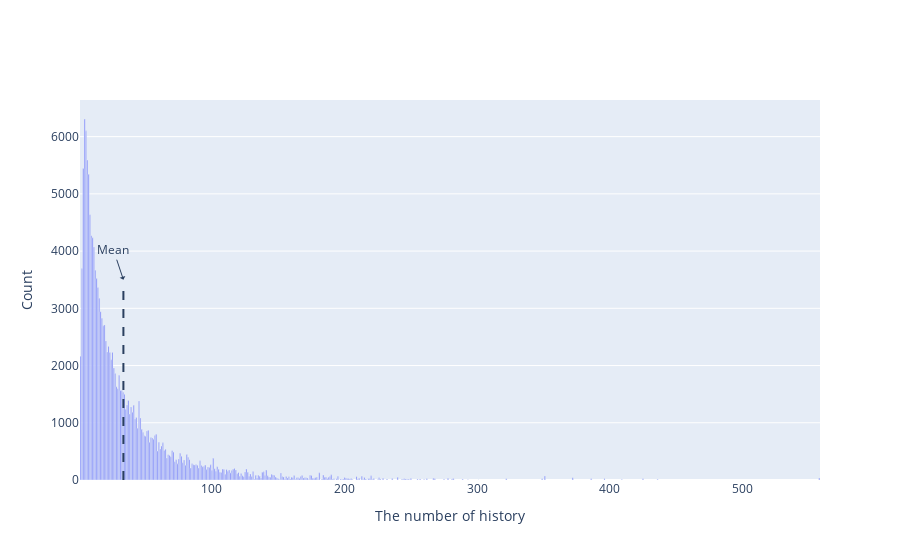

The notebook cell saved with this chart:
### Code cell
num = 0
for i in range(len(hist_df)):
    num = num + hist_df['Count'][i]*hist_df['Num of history'][i]
mean = num/sum(hist_df['Count'])
fig = go.Figure()
fig.add_trace(go.Bar(x=hist_df['Num of history'], y=hist_df['Count']))
fig.add_shape(go.layout.Shape(type='line', xref='x', yref='paper',
                        x0=mean, y0=0, x1=mean, y1=0.5, line={'dash': 'dash'}),)
fig.add_annotation(x=mean, y=3500, text='Mean', showarrow=True, arrowhead=1)
fig.update_layout(xaxis_title='The number of history', yaxis_title='Count')

### Figure 1 — Plotly figure (JSON) as saved in the notebook; plotly's stock layout.template omitted (floating-point values rounded to 4 significant figures; data arrays with more than 128 entries replaced by an {"elided": "..."} marker saying what was removed)
{"data": [{"type": "bar", "x": {"elided": "255 int values"}, "y": {"elided": "255 int values"}}], "layout": {"annotations": [{"arrowhead": 1, "showarrow": true, "text": "Mean", "x": 33.23, "y": 3500}], "shapes": [{"line": {"dash": "dash"}, "type": "line", "x0": 33.23, "x1": 33.23, "xref": "x", "y0": 0, "y1": 0.5, "yref": "paper"}], "xaxis": {"title": {"text": "The number of history"}}, "yaxis": {"title": {"text": "Count"}}}}
